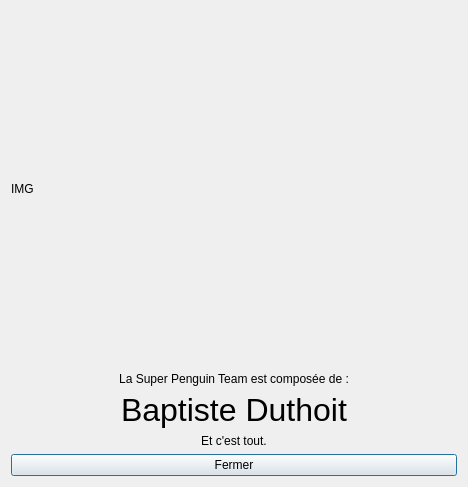
<?xml version="1.0" encoding="UTF-8"?>
<ui version="4.0">
 <class>DialogAPropos</class>
 <widget class="QDialog" name="DialogAPropos">
  <property name="geometry">
   <rect>
    <x>0</x>
    <y>0</y>
    <width>468</width>
    <height>487</height>
   </rect>
  </property>
  <property name="windowTitle">
   <string>Dialog</string>
  </property>
  <layout class="QVBoxLayout" name="verticalLayout">
   <item>
    <widget class="QLabel" name="Img">
     <property name="text">
      <string>IMG</string>
     </property>
    </widget>
   </item>
   <item>
    <widget class="QLabel" name="label_2">
     <property name="sizePolicy">
      <sizepolicy hsizetype="Preferred" vsizetype="Maximum">
       <horstretch>0</horstretch>
       <verstretch>0</verstretch>
      </sizepolicy>
     </property>
     <property name="text">
      <string>La Super Penguin Team est composée de :</string>
     </property>
     <property name="alignment">
      <set>Qt::AlignCenter</set>
     </property>
    </widget>
   </item>
   <item>
    <widget class="QLabel" name="label_3">
     <property name="sizePolicy">
      <sizepolicy hsizetype="Preferred" vsizetype="Maximum">
       <horstretch>0</horstretch>
       <verstretch>0</verstretch>
      </sizepolicy>
     </property>
     <property name="font">
      <font>
       <pointsize>24</pointsize>
      </font>
     </property>
     <property name="text">
      <string>Baptiste Duthoit</string>
     </property>
     <property name="alignment">
      <set>Qt::AlignCenter</set>
     </property>
    </widget>
   </item>
   <item>
    <widget class="QLabel" name="label_4">
     <property name="sizePolicy">
      <sizepolicy hsizetype="Preferred" vsizetype="Maximum">
       <horstretch>0</horstretch>
       <verstretch>0</verstretch>
      </sizepolicy>
     </property>
     <property name="text">
      <string>Et c'est tout.</string>
     </property>
     <property name="alignment">
      <set>Qt::AlignCenter</set>
     </property>
    </widget>
   </item>
   <item>
    <widget class="QPushButton" name="Fermer">
     <property name="text">
      <string>Fermer</string>
     </property>
    </widget>
   </item>
  </layout>
 </widget>
 <resources/>
 <connections/>
</ui>
